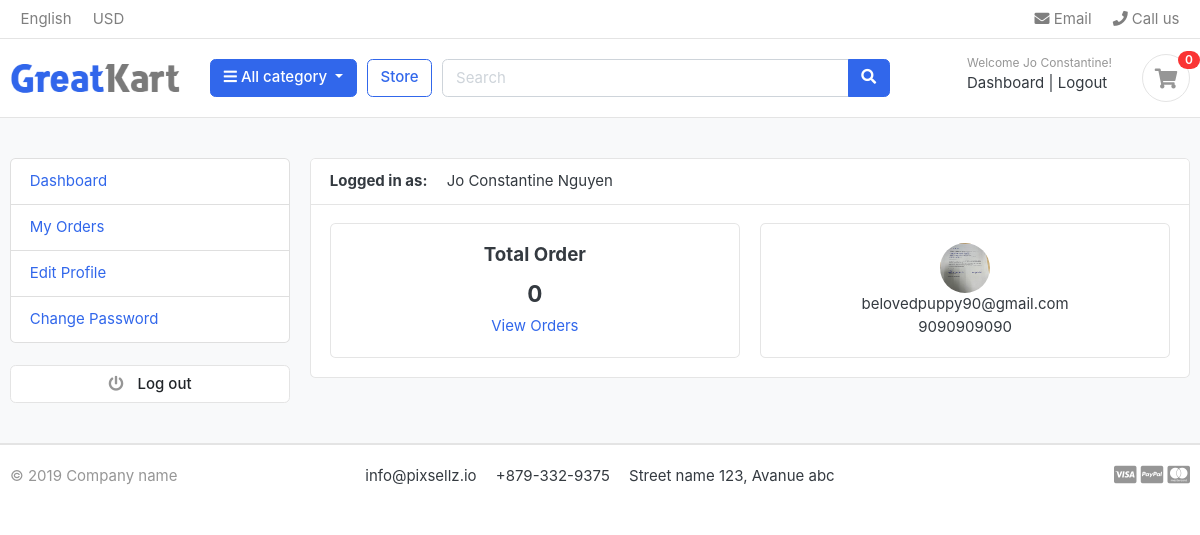
/accounts/dashboard/ (signed in), run on an earlier commit of the app's database.
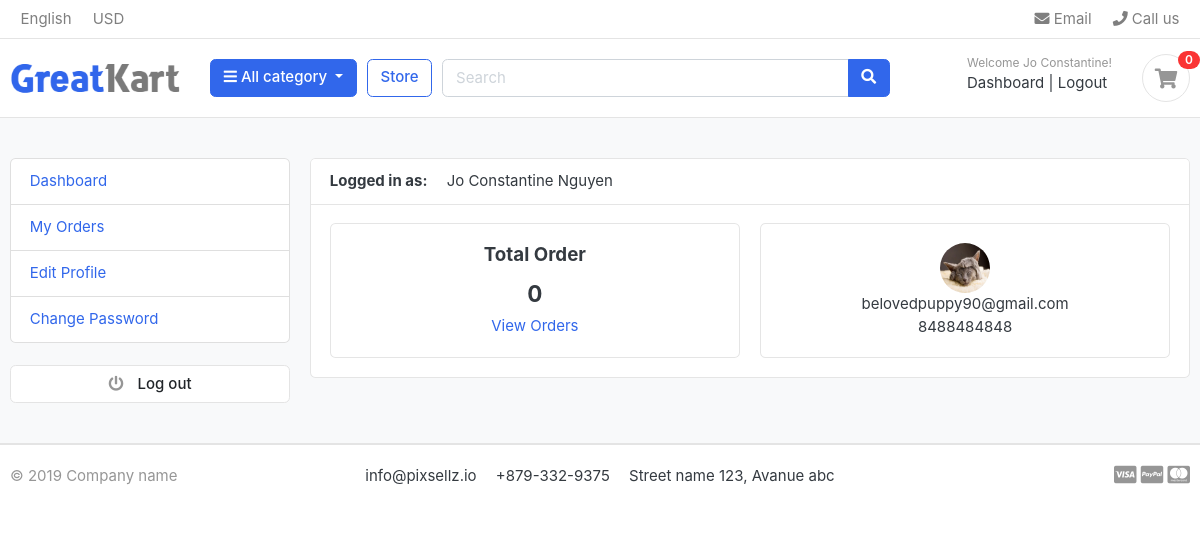
And on a later commit of the database.
### accounts/models.py (models this page shows, shortened)
class UserProfile(models.Model):
    user = models.OneToOneField(Account, on_delete=models.CASCADE)
    address_line_1 = models.CharField(blank=True, max_length=100)
    address_line_2 = models.CharField(blank=True, max_length=100)
    profile_picture = models.ImageField(blank=True, upload_to="userprofile")
    city = models.CharField(blank=True, max_length=20)
    state = models.CharField(blank=True, max_length=20)
    country = models.CharField(blank=True, max_length=20)

class Account(AbstractBaseUser):
    first_name = models.CharField(max_length=50)
    last_name = models.CharField(max_length=50)
    username = models.CharField(max_length=50, unique=True)
    email = models.EmailField(unique=True)
    phone_number = models.CharField(max_length=50)
    date_joined = models.DateTimeField(auto_now_add=True)
    last_login = models.DateTimeField(auto_now_add=True)
    is_admin = models.BooleanField(default=False)
    is_staff = models.BooleanField(default=False)
    is_active = models.BooleanField(default=False)
    is_superadmin = models.BooleanField(default=False)
    USERNAME_FIELD = "email"  # use email to login
    REQUIRED_FIELDS = ["username", "first_name", "last_name"]
    object = MyAccountManager()
    def full_name(self):
        return f"{self.first_name} {self.last_name}"

### accounts/views.py (the view)
# urls.py: path("dashboard/", views.dashboard, name="dashboard"),
@login_required(login_url="login")
def dashboard(request):
    orders = Order.objects.order_by("-created_at").filter(
        user=request.user, is_ordered=True
    )
    orders_count = orders.count()
    user_profile = get_object_or_404(UserProfile, user=request.user)
    context = {"orders_count": orders_count, "user_profile": user_profile}
    return render(request, "accounts/dashboard.html", context)

### carts/context_processor.py (called while the page is built)
def counter(request):
    cart_count = 0
    if "admin" in request.path:
        return {}
    else:
        try:
            if request.user and request.user.is_authenticated:
                cart_items = CartItem.objects.filter(user=request.user, is_active=True)
            else:
                cart = Cart.objects.filter(cart_id=_cart_id(request))
                cart_items = CartItem.objects.filter(cart=cart[:1], is_active=True)
            for cart_item in cart_items:
                cart_count += cart_item.quantity
        except Cart.DoesNotExist:
            pass
    return dict(cart_count=cart_count)

### category/context_processor.py (called while the page is built)
def category_menu_links(request):
    links = Category.objects.all()
    return dict(category_links=links)

### category/models.py (called while the page is built)
    def get_url(self):
        return reverse("products_by_category", args=[self.slug])

### templates/accounts/dashboard.html (shortened to what this page needs)
{% extends 'base.html' %}
{% block content %}
<section class="section-conten padding-y bg">
<div class="container">
	<div class="row">
	{% include 'includes/dashboard_sidebar.html' %}
	<main class="col-md-9">
		<article class="card">
		<header class="card-header">
			<strong class="d-inline-block mr-3">Logged in as:</strong>
			<span>{{ user.full_name }}</span>
		</header>
		<div class="card-body">
			<div class="row">
				<div class="col-md-6">
					<div class="card" style="text-align:center;">
						<div class="card-body">
							<h5 class="card-title">Total Order</h5>
							<h4>{{ orders_count }}</h4>
							<a href="{% url 'my_orders' %}">View Orders</a>
						</div>
					</div>
				</div>
				<div class="col-md-6">
					<div class="card" style="text-align:center;">
						<div class="card-body">
							<img src="{{ user_profile.profile_picture.url }}" alt="User Profile Picture"
								width="50" height="50"
								style="border-radius:50%">
							<p class="mb-0">{{ user.email }}</p>
							<p>{{ user.phone_number }}</p>
						</div>
					</div>
				</div>
			</div>
		</div>
		</article>
	</main>
</div>
</div>
</section>
{% endblock %}

### templates/includes/navbar.html (shortened to what this page needs)
{% load static %}
<header class="section-header">
  <nav class="navbar p-md-0 navbar-expand-sm navbar-light border-bottom">
    <div class="container">
      <div class="collapse navbar-collapse" id="navbarTop4">
        <ul class="navbar-nav mr-auto">
          <li class="nav-item dropdown">
            <a href="#" class="nav-link"> English </a>
          </li>
          <li class="nav-item dropdown">
            <a href="#" class="nav-link"> USD </a>
          </li>
        </ul>
        <ul class="navbar-nav">
          <li>
            <a href="#" class="nav-link">
              <i class="fa fa-envelope"></i> Email
            </a>
          </li>
          <li>
            <a href="#" class="nav-link">
              <i class="fa fa-phone"></i> Call us
            </a>
          </li>
        </ul>
      </div>
    </div>
  </nav>
  <section class="header-main border-bottom">
    <div class="container">
      <div class="row align-items-center">
        <div class="col-lg-2 col-md-3 col-6">
          <a href="{% url 'home' %}" class="brand-wrap">
            <img class="logo" src="{%static 'images/logo.png'%}" />
          </a>
        </div>
        <div class="col-lg col-sm col-md col-6 flex-grow-0">
          <div class="category-wrap dropdown d-inline-block float-right">
            <button type="button" class="btn btn-primary dropdown-toggle" data-toggle="dropdown">
              <i class="fa fa-bars"></i> All category
            </button>
          </div>
        </div>
        <a href="{% url 'store' %}" class="btn btn-outline-primary">Store</a>
        <div class="col-lg col-md-6 col-sm-12 col">
          <form action="{% url 'search' %}" class="search" method="GET">
            <div class="input-group w-100">
              <input type="text" class="form-control" style="width: 60%" placeholder="Search" name="keyword"/>
              <div class="input-group-append">
                <button class="btn btn-primary" type="submit">
                  <i class="fa fa-search"></i>
                </button>
              </div>
            </div>
          </form>
        </div>
        <div class="col-lg-3 col-sm-6 col-8 order-2 order-lg-3">
          <div class="d-flex justify-content-end mb-3 mb-lg-0">
          {% if user.id is None %}
            <div class="widget-header">
              <small class="title text-muted">Welcome guest!</small>
              <div>
                <a href="{% url 'login' %}">Sign in</a>
                <span class="dark-transp"> | </span>
                <a href="{% url 'register' %}"> Register</a>
              </div>
            </div>
          {% else %}
            <div class="widget-header">
              <small class="title text-muted">Welcome {{ user.first_name }}!</small>
              <div>
                <a href="{% url 'dashboard' %}">Dashboard</a>
                <span class="dark-transp"> | </span>
                <a href="{% url 'logout' %}"> Logout</a>
              </div>
            </div>
          {% endif %}
            <a href="{% url 'cart' %}" class="widget-header pl-3 ml-3">
              <div class="icon icon-sm rounded-circle border">
                <i class="fa fa-shopping-cart"></i>
              </div>
              <span class="badge badge-pill badge-danger notify">{{ cart_count }}</span>
            </a>
          </div>
        </div>
      </div>
    </div>
  </section>
</header>

What changed in the data, as far as the page shows it:
changed Account "Jo Constantine Nguyen": phone_number "9090909090" → "8488484848"
changed UserProfile: profile_picture: a different picture
